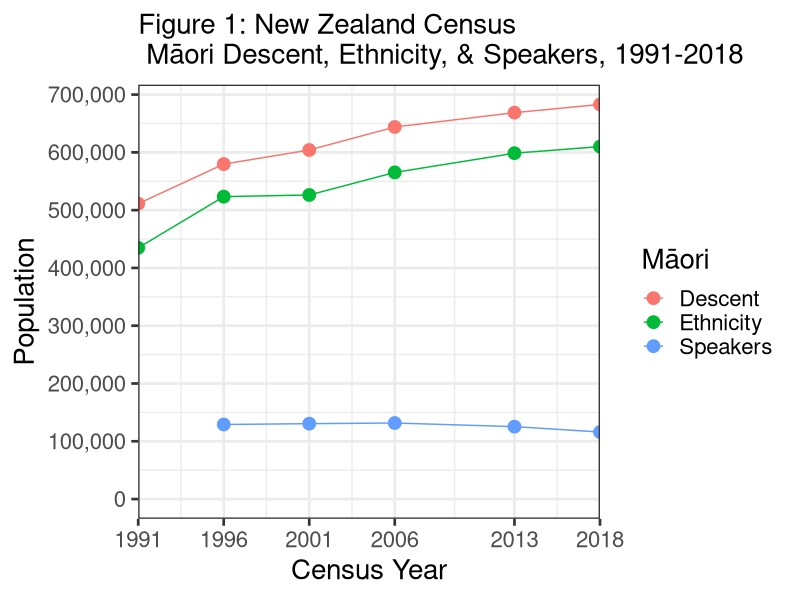
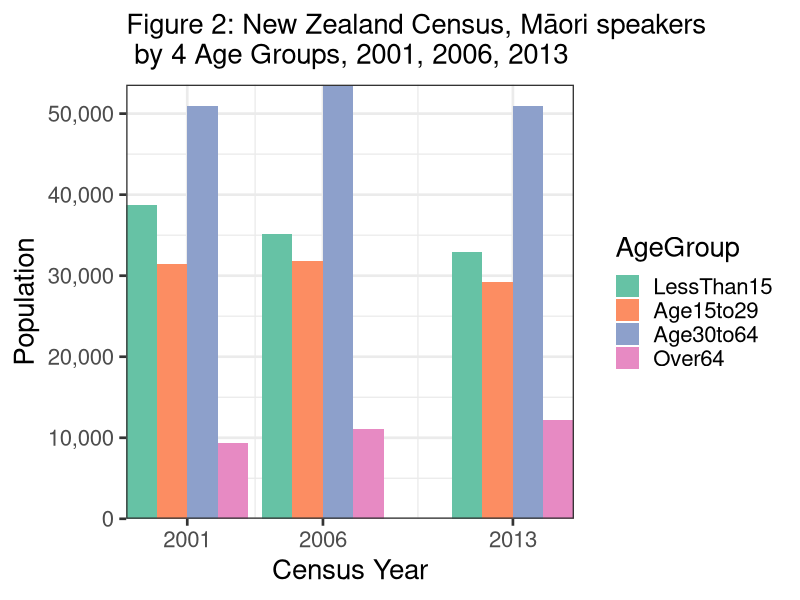
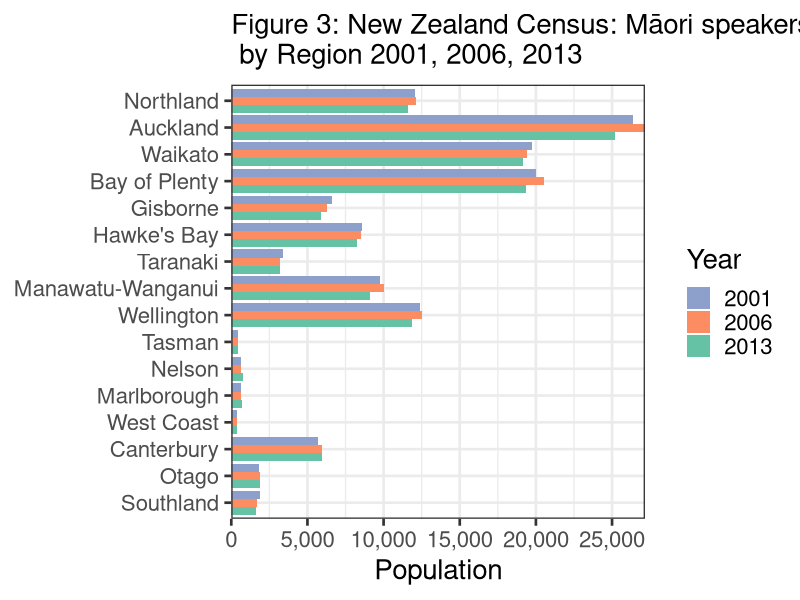
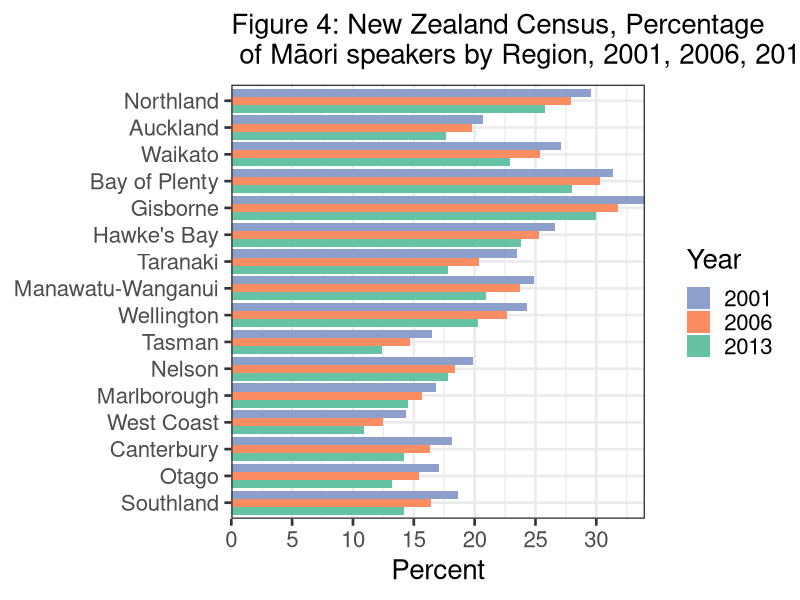
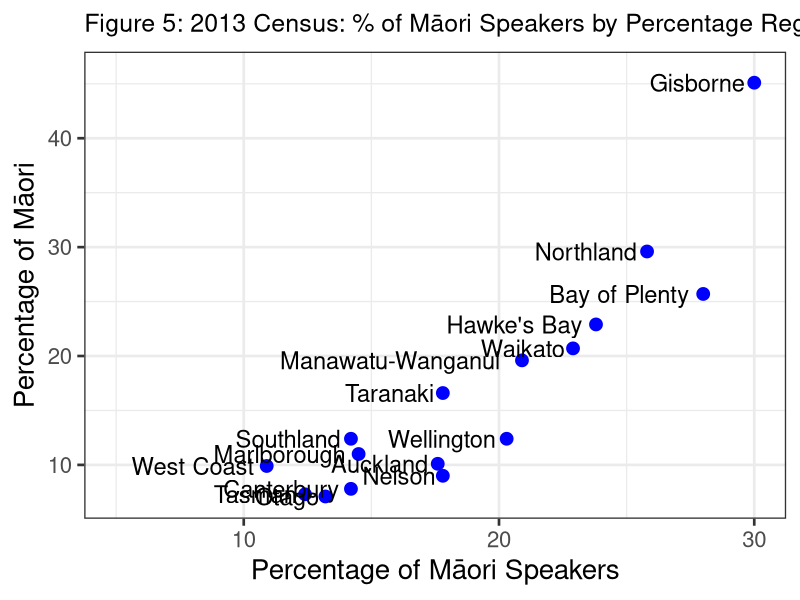
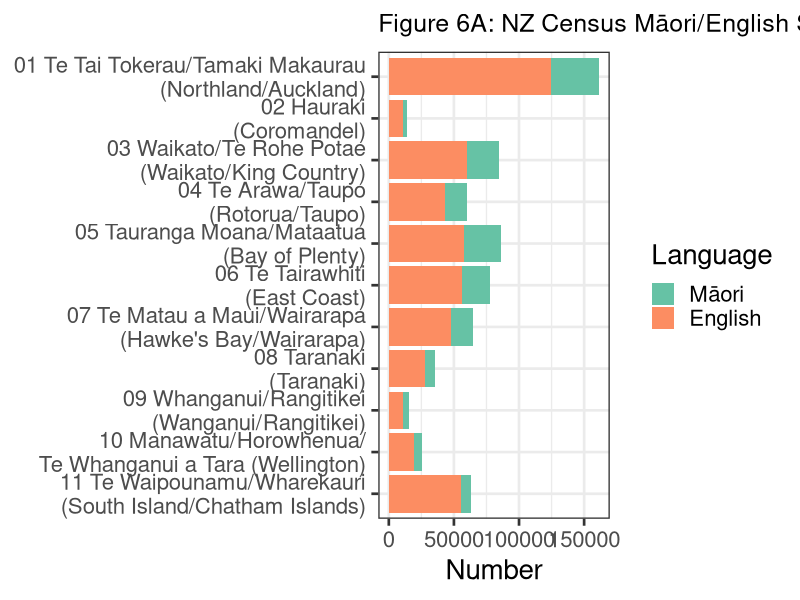
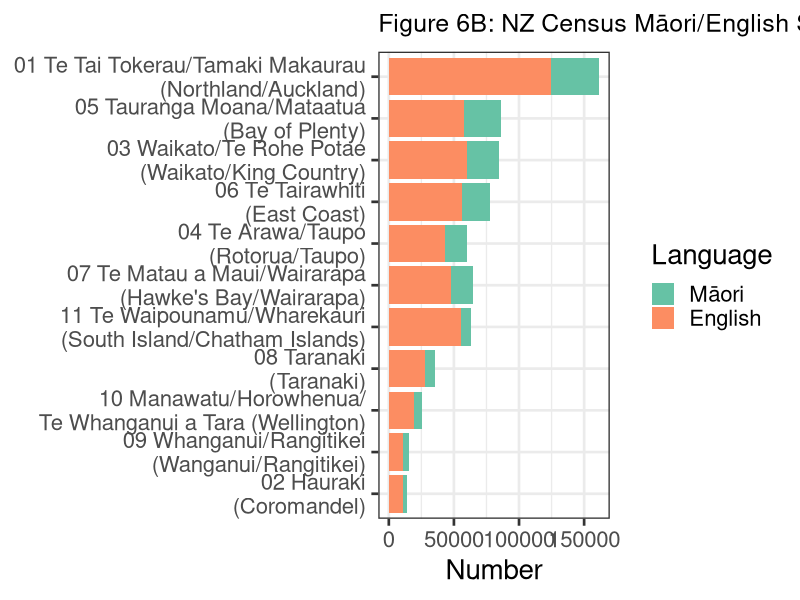
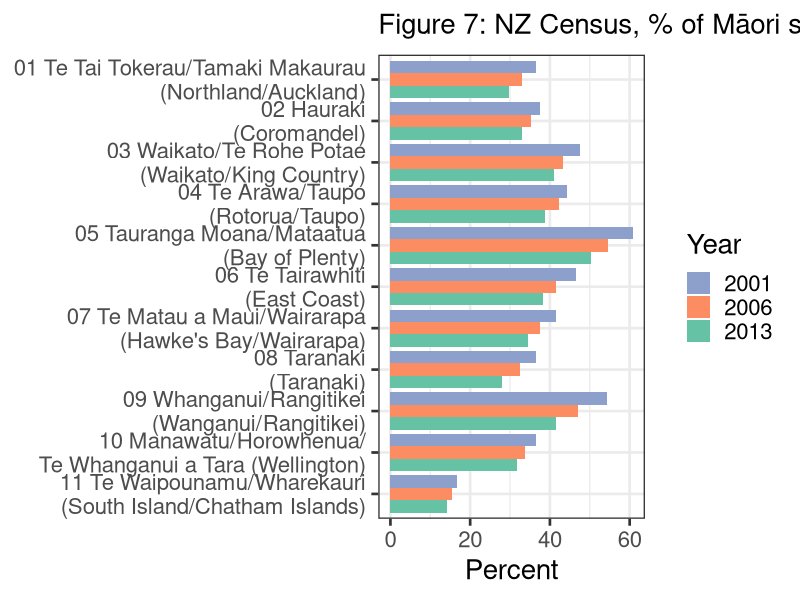

Write the R code that produced these figures, in order.
# start  R script #
# Maori Language stats from NZ Censuses, Peter J Keegan updated 10 June 2015
# all data created in the script, self contained but not best way to do things
#
library(ggplot2)
library(reshape2)
library(scales)
#
#
# Section 1 Overview
# Create vectors of NZ Census (Maori) Data, with addition of my 2018 guestimates
#
Year <- c(1991, 1996, 2001, 2006, 2013, 2018)
Ethnicity <- c(434847, 523371, 526281, 565329, 598605, 610000)
Descent <- c(511278, 579714, 604110, 643977, 668724, 683000)
Speakers <- c(NA, 129048, 130482, 131613, 125352, 116000) # no lang. qu pre 1996
#
# Combine to R dataframe
#
d001 <- data.frame(Year, Descent, Ethnicity, Speakers)
#
rm(Descent, Ethnicity, Speakers, Year)  # Get rid of redundant vectors
#
# Convert data from wide to long format and stack
#
d001a <- melt(d001, id.vars = "Year")
names(d001a) <- c("Year", "Māori", "Population")
#
#  plot 1 1st attempt
#
# ggplot(d001a, aes(x=Year, y=Population, colour=Māori, group=Māori)) +
# geom_line() + geom_point(size=4)
#
#  plot 1 Final
#
plot01a <- ggplot(d001a, aes(x=Year, y=Population, colour=Māori, group=Māori))
plot01b <- plot01a + ggtitle("Figure 1: New Zealand Census \n Māori Descent, Ethnicity, & Speakers, 1991-2018")
plot01c <- plot01b + geom_line() + geom_point(size = 4)
plot01d <- plot01c + scale_y_continuous(labels = comma,
  breaks = c(0, 100000, 200000, 300000, 400000, 500000, 600000, 700000))
plot01e <- plot01d + expand_limits(y = 0, x = 2018) + theme_bw(base_size = 20)
plot01f <- plot01e + scale_x_continuous(name = "Census Year",
  breaks = c(1991, 1996, 2001, 2006, 2013, 2018), expand = c(0, 0))
plot01f + theme (plot.title = element_text(size = 20))
#
rm(plot01a, plot01b, plot01c, plot01d, plot01e)
#
#
# Section 2 Maori Speakers by 4 age groups
#
# Create vectors of NZ Census Data, Maori speakers by age group by year
# (2001, 2006, 2013)
#
Year <- c(2001, 2006, 2013)
LessThan15 <- c(38673, 35151, 32961)
Age15to29 <- c(31479, 31860, 29232)
Age30to64 <- c(50967, 53574, 50910)
Over64 <- c(9363, 11031, 12249)
#
# Combine to dataframe
#
d002 <- data.frame(Year, LessThan15, Age15to29, Age30to64, Over64)
#
rm(Year, LessThan15, Age15to29, Age30to64, Over64)  # delete redundant vectors
#
# Convert data from wide to long format
#
d002a <- melt(d002, id.vars = "Year")
names(d002a) <- c("Year", "AgeGroup", "Population")
#
# plot 2, 1st attempt
#
# plot02a <- ggplot(d002a, aes(x=Year, y=Population, fill=AgeGroup)) +
# geom_bar(position="dodge", stat="identity")
# plot02a + theme_bw(base_size = 20) +
# ggtitle("Census: Maori language speakers by 4 Age Groups")
#
# change plot 2 colours
#
plot02a <- ggplot(d002a, aes(x = Year, y = Population, fill = AgeGroup)) +
  geom_bar(position = "dodge", stat = "identity")
plot02b <- plot02a + scale_fill_brewer(palette = "Set2") +
  theme_bw(base_size = 20)
plot02c <- plot02b +
  ggtitle("Figure 2: New Zealand Census, Māori speakers \n by 4 Age Groups, 2001, 2006, 2013")
plot02d <- plot02c + scale_y_continuous(labels = comma,
  breaks = c(0, 10000, 20000, 30000, 40000, 50000, 60000), expand = c(0, 0))
plot02e <- plot02d + scale_x_continuous(name = "Census Year",
  breaks = c(2001, 2006, 2013), expand = c(0, 0))
plot02e + theme (plot.title = element_text(size = 20))
#
rm(plot02a, plot02b, plot02c, plot02d)
#
#
# Section 3
#
# New Zealand Census, No. of Maori language speakers by Regions, 2001 to 2013
#
# Create vectors of Stats Regions
#
Rorder <- c(1, 2, 3, 4, 5, 6, 7, 8, 9, 10, 11, 12, 13, 14, 15, 16)
Region <- c("Northland", "Auckland", "Waikato", "Bay of Plenty", "Gisborne",
  "Hawke's Bay", "Taranaki", "Manawatu-Wanganui", "Wellington",
  "Tasman", "Nelson", "Marlborough", "West Coast", "Canterbury",
  "Otago", "Southland")
spr2001 <- c(12045, 26373, 19749, 19995, 6591, 8550, 3423, 9795, 12423, 459,
  639, 654, 366, 5712, 1800, 1872)
pop2001 <- c(40734, 127626, 72822, 63654, 19365, 32085, 14559, 39267, 51123,
  2778, 3219, 3894, 2547, 31635, 10545, 10038)
per2001 <- c(29.6, 20.7, 27.1, 31.4, 34, 26.6, 23.5, 24.9, 24.3, 16.5,
  19.9, 16.8, 14.4, 18.1, 17.1, 18.6)
spr2006 <- c(12141, 27162, 19422, 20508, 6276, 8493, 3216, 10047, 12552,
  450, 666, 669, 363, 5979, 1896, 1710)
pop2006 <- c(43530, 137133, 76572, 67662, 19761, 33555, 15798, 42285,
  55437, 3063, 3615, 4275, 2916, 36669, 12273, 10422)
per2006 <- c(27.89, 19.81, 25.36, 30.31, 31.76, 25.31, 20.36, 23.76,
  22.64, 14.69, 18.42, 15.65, 12.45, 16.31, 15.45, 16.41)
spr2013 <- c(11586, 25173, 19176, 19326, 5901, 8256, 3228, 9114, 11841,
  426, 741, 693, 345, 5958, 1902, 1647)
pop2013 <- c(44931, 142770, 83742, 68943, 19683, 34662, 18150, 43599,
  58338, 3441, 4167, 4776, 3171, 41910, 14385, 11607)
per2013 <- c(25.79, 17.63, 22.9, 28.03, 29.98, 23.82, 17.79, 20.9,
  20.3, 12.38, 17.78, 14.51, 10.88, 14.22, 13.22, 14.19)
#
d003 <- data.frame(Rorder, Region, spr2001, pop2001, per2001,
  spr2006, pop2006, per2006, spr2013, pop2013, per2013)
#
rm(Rorder, Region, spr2001, pop2001, per2001, spr2006, pop2006,
  per2006, spr2013, pop2013, per2013)
#
d003a <- d003[c(2, 9, 6, 3)]
#
d003b <- melt(d003a, id.vars = "Region")
names(d003b) <- c("Region", "Year", "Population")
#
# plot 3 1st basic, then improve
#
# plot03a <- ggplot(d003b, aes(x=Region, y=Population, fill=Year)) +
# geom_bar(position="dodge", stat="identity")
# plot03a + ggtitle("Census: Maori language speakers by Region") +
# theme_bw(base_size = 20)
#
# plot 3 change plot colours
#
# plot03ba <- ggplot(d003b, aes(x=Region, y=Population, fill=Year))
# plot03bb <- plot03ba + geom_bar(position="dodge", stat="identity") +
# coord_flip()
# plot03bc <- plot03bb + scale_fill_brewer(palette="Set2")  +
# theme_bw(base_size = 19)
# plot03bc + ggtitle("Census: Maori language speakers by Region")
#
# plot 3 final plot, get order of regions right
#
plot03c <- ggplot(d003b, aes(x = Region, y = Population, fill = Year)) +
  geom_bar(position = "dodge", stat = "identity")
plot03d <- plot03c + coord_flip() + theme_bw(base_size = 20) +
  theme (plot.title = element_text(size=20))
plot03e <- plot03d + scale_fill_brewer(palette = "Set2",
  labels =c("2013", "2006", "2001"))
plot03f <- plot03e +
  ggtitle("Figure 3: New Zealand Census: Māori speakers \n by Region 2001, 2006, 2013")
plot03g <- plot03f + scale_x_discrete(limits=c("Southland", "Otago",
  "Canterbury", "West Coast", "Marlborough", "Nelson", "Tasman", "Wellington",
  "Manawatu-Wanganui", "Taranaki", "Hawke's Bay", "Gisborne",
  "Bay of Plenty", "Waikato", "Auckland", "Northland"))
plot03f <- plot03g + scale_y_continuous(labels = comma,
  breaks = c(0, 5000, 10000, 15000, 20000, 25000, 30000), expand = c(0, 0))
plot03f + guides(fill = guide_legend(reverse=TRUE)) +
  theme(axis.title.y = element_blank())
#
rm(plot03c, plot03d, plot03e, plot03f, plot03g)
#
#
# Section 4 #
#
# New Zealand Census % of Maori language speakers by Regions, 2001 to 2013
#
d004a <- d003[c(2, 11, 8, 5)]
#
d004b <- melt(d004a, id.vars = "Region")
names(d004b) <- c("Region", "Year", "Percent")
#
# plot 4,  1st basic then improve
#
# plot4a <- ggplot(d004b, aes(x=Region, y=Percent, fill=Year)) +
# geom_bar(position="dodge", stat="identity")
# plot4a + theme_bw(base_size = 16) +
# ggtitle("Census: % of Maori language speakers by Region") + coord_flip()
#
# plot 4 change plot colours
#
# plot04b <- ggplot(d004b, aes(x=Region, y=Percent, fill=Year)) +
# geom_bar(position="dodge", stat="identity")
# plot04bb <- cplot04b + scale_fill_brewer(palette="Set2") +
# theme_bw(base_size = 16) + coord_flip()
# plot04bb + ggtitle("Census: % Maori language speakers by Region")
#
# plot 4  add region labels
#
# plot04c <- ggplot(d004b, aes(x=Region, y=Percent, fill=Year)) +
# geom_bar(position="dodge", stat="identity")
# plot04d <- plot04c + scale_fill_brewer(palette="Set2")  +
# theme_bw(base_size = 16)
# plot04e <- plot04d + ggtitle("Fig. 4: Census: % of Maori speakers by Region")
# plot04e + scale_x_discrete(limits=c("Southland", "Otago", "Canterbury",
# "West Coast", "Marlborough", "Nelson", "Tasman", "Wellington",
# "Manawatu-Wanganui", "Taranaki", "Hawke's Bay", "Gisborne",
# "Bay of Plenty", "Waikato", "Auckland", "Northland")) +
# theme(axis.title.y = element_blank())
#
# plot 4  Final, get legend labels correct and in order
#
plot04h <- ggplot(d004b, aes(x = Region, y = Percent, fill = Year)) +
  geom_bar(position = "dodge", stat = "identity")
plot04i <- plot04h + scale_fill_brewer(palette = "Set2",
  labels =c("2013", "2006", "2001")) + coord_flip()
plot04j <- plot04i + theme_bw(base_size = 20)
plot04k <- plot04j +
  ggtitle("Figure 4: New Zealand Census, Percentage \n of Māori speakers by Region, 2001, 2006, 2013")
plot04l <- plot04k + scale_x_discrete(limits = c("Southland", "Otago",
  "Canterbury", "West Coast", "Marlborough", "Nelson","Tasman", "Wellington",
  "Manawatu-Wanganui", "Taranaki", "Hawke's Bay", "Gisborne", "Bay of Plenty",
  "Waikato", "Auckland", "Northland"))
plot04m <- plot04l + theme(axis.title.y = element_blank())
plot04n <- plot04m + scale_y_continuous(breaks = c(0, 5, 10, 15, 20, 25, 30,
  35), expand = c(0, 0))
plot04o <- plot04n + guides(fill = guide_legend(reverse = TRUE))
plot04o + theme (plot.title = element_text(size = 20))
#
rm(plot04h, plot04i, plot04j, plot04k, plot04l, plot04m, plot04n)
#
# Section 5 #
#
# NZ Census Data % of Maori speakers by Regions vs. % of total Regional pop.2013
#
# Create vectors of NZ Census Data for 2013
#
Region <- c("Northland", "Auckland", "Waikato", "Bay of Plenty", "Gisborne",
  "Hawke's Bay", "Taranaki", "Manawatu-Wanganui", "Wellington", "Tasman",
  "Nelson", "Marlborough", "West Coast", "Canterbury", "Otago",
  "Southland")
PerSpkr13 <- c(25.8, 17.6, 22.9, 28.0, 30.0, 23.8, 17.8, 20.9, 20.3,
  12.4, 17.8, 14.5, 10.9, 14.2, 13.2, 14.2)
PerPop13 <- c(29.6, 10.1, 20.7, 25.7, 45.1, 22.9, 16.6, 19.6, 12.4,
  7.3, 9.0, 11.0, 9.9, 7.8, 7.1, 12.4)
#
# Combine to dataframe
#
d005 <- data.frame(Region, PerSpkr13, PerPop13)
#
rm(Region, PerSpkr13, PerPop13)
#
#
#
# plot 5, basic then improve
#
# plot05 <- ggplot(d005, aes(x=PerSpkr13, y=PerPop13, fill=Region)) +
# geom_point() + theme_bw(base_size = 16)
# plot05 + ggtitle("2013 Census: % Speakers by % of Region Pop.")
#
#  plot 5 - add labels, hide key
#
# plot5a <- ggplot(d005, aes(x=PerSpkr13, y=PerPop13, fill=Region)) +
# geom_point() + theme_bw(base_size = 16)
# plot5b <- plot5a + geom_text(aes(label=Region), hjust=1.1, vjust=.5, size=6) +
# xlim(5,40)+ ylim(5,50)
# plot5b + guides(fill=FALSE) +
# ggtitle("2013 Census: Maori % Speakers by % of Region Pop.")
#
#  Plot 5, final R plot
#
plot05c <- ggplot(d005, aes(x = PerSpkr13, y = PerPop13, fill = Region)) +
  geom_point(colour = "blue", size = 4)
plot05d <- plot05c + theme_bw(base_size = 20) + guides(fill=FALSE)
plot05e <- plot05d +
  ggtitle("Figure 5: 2013 Census: % of Māori Speakers by Percentage Region Pop.")
plot05f <- plot05e + theme (plot.title = element_text(size = 18))
plot05g <- plot05f + geom_text(aes(label = Region), hjust = 1.1,
  vjust = .5, size = 6) + xlim(5, 30) + ylim(7, 46)
plot05g + xlab("Percentage of Māori Speakers") + ylab("Percentage of Māori")
#
rm(plot05c, plot05d, plot05e, plot05f)
#
# clean up plot 5 with Pixelmator (separate overlapping region labels) upload
#
# Section 6
#
# Create vectors of NZ Iwi-Region speakers of Maori for 2001, 2006, 2013
#
IwiRegion <- c("01 Te Tai Tokerau/Tamaki Makaurau\n (Northland/Auckland)",
  "02 Hauraki\n (Coromandel)",
  "03 Waikato/Te Rohe Potae\n (Waikato/King Country)",
  "04 Te Arawa/Taupo\n (Rotorua/Taupo)",
  "05 Tauranga Moana/Mataatua\n (Bay of Plenty)",
  "06 Te Tairawhiti\n (East Coast)",
  "07 Te Matau a Maui/Wairarapa\n (Hawke's Bay/Wairarapa)",
  "08 Taranaki\n (Taranaki)",
  "09 Whanganui/Rangitikei\n (Wanganui/Rangitikei)",
  "10 Manawatu/Horowhenua/\n Te Whanganui a Tara (Wellington)",
  "11 Te Waipounamu/Wharekauri\n (South Island/Chatham Islands)")
#
C2001M <- c(36012, 2508, 21954, 15708, 26454, 21429, 15696, 7149, 3990, 4569,
  6468)
C2001E <- c(98220, 6663, 46077, 35322, 43473, 45948, 37812, 19497, 7356,
  12525, 38856)
C2001T <- c(134232, 9171, 68031, 51030, 69927, 67377, 53508, 26646,
  11346, 17094, 45324)
C2001Per <- c(36.6, 37.6, 47.6, 44.4, 60.8, 46.6, 41.5, 36.6, 54.2, 36.4, 16.6)
C2006M <- c(39285, 3363, 22848, 16599, 28935, 23226, 17229, 7869, 4449,
  5295, 7710)
C2006E <- c(118527, 9504, 52665, 39063, 52947, 55809, 45966, 24234,
  9450, 15693, 49881)
C2006T <- c(157812, 12867, 75513, 55662, 81882, 79035, 63195, 32103,
  13899, 20988, 57591)
C2006Per <- c(33.1, 35.3, 43.3, 42.4, 54.6, 41.6, 37.4, 32.4, 47, 33.7, 15.4)
C2013M <- c(37140, 3492, 24666, 16743, 28890, 21588, 16680, 7842,
  4569, 6141, 7944)
C2013E <- c(124503, 10539, 60237, 43062, 57459, 56412, 48132, 27963,
  11001, 19287, 55284)
C2013T <- c(161643, 14031, 84903, 59805, 86349, 78000, 64812, 35805,
  15570, 25428, 63228)
C2013Per <- c(29.8, 33.1, 40.9, 38.8, 50.2, 38.2, 34.6, 28,
  41.5, 31.8, 14.3)
#
# Combine to dataframe
#
d006 <- data.frame(IwiRegion, C2001M, C2001E, C2001T, C2001Per, C2006M,
  C2006E, C2006T, C2006Per, C2013M, C2013E, C2013T, C2013Per)
rm(IwiRegion, C2001M, C2001E, C2001T, C2001Per, C2006M, C2006E, C2006T,
  C2006Per, C2013M, C2013E, C2013T, C2013Per)
#
d006a <- d006[c(1, 13, 9, 5)]
#
d006b <- melt(d006a, id.vars = "IwiRegion")
names(d006b) <- c("IwiRegion", "Year", "Percent")
#
d006c <- d006[c(1, 10, 11)]
d006d <- melt(d006c, id.vars = "IwiRegion")
names(d006d) <- c("IwiRegion", "Language", "Number")
#
# Plot 6
#
#
# plot06a <- ggplot(d006d, aes(x=IwiRegion, y=Number, fill=Language)) +
# geom_bar(stat="identity")
# plot06a+ theme_bw(base_size = 18) +
# ggtitle("Maori/English Speakers by Iwi Region") + coord_flip()
#
#
plot06b <- ggplot(d006d, aes(x = IwiRegion, y = Number, fill = Language)) +
  geom_bar(stat = "identity")
plot06c <- plot06b +
  ggtitle("Figure 6A: NZ Census Māori/English Speakers by Iwi Region 2013")
plot06d <- plot06c + theme_bw(base_size = 20)  + coord_flip()
plot06e <- plot06d + theme (plot.title = element_text(size = 18))
plot06f <- plot06e + scale_fill_brewer(palette = "Set2",
  labels = c("Māori", "English"))
plot06f +
scale_x_discrete(limits = c("11 Te Waipounamu/Wharekauri\n (South Island/Chatham Islands)",
  "10 Manawatu/Horowhenua/\n Te Whanganui a Tara (Wellington)",
  "09 Whanganui/Rangitikei\n (Wanganui/Rangitikei)",
  "08 Taranaki\n (Taranaki)",
  "07 Te Matau a Maui/Wairarapa\n (Hawke's Bay/Wairarapa)",
  "06 Te Tairawhiti\n (East Coast)",
  "05 Tauranga Moana/Mataatua\n (Bay of Plenty)",
  "04 Te Arawa/Taupo\n (Rotorua/Taupo)",
  "03 Waikato/Te Rohe Potae\n (Waikato/King Country)",
  "02 Hauraki\n (Coromandel)",
  "01 Te Tai Tokerau/Tamaki Makaurau\n (Northland/Auckland)")) +
  theme(axis.title.y = element_blank())
#
rm(plot06b, plot06c, plot06d, plot06e)
#
# plot 6 reordered
#
plot06p <- ggplot(d006d, aes(x = IwiRegion, y = Number, fill = Language)) +
  geom_bar(stat = "identity")
plot06q <- plot06p +
  ggtitle("Figure 6B: NZ Census Māori/English Speakers by Iwi Region 2013")
plot06r <- plot06q + theme_bw(base_size = 20)  + coord_flip() +
  theme(axis.title.y = element_blank())
plot06s <- plot06r + theme (plot.title = element_text(size = 18))
plot06t <- plot06s +
  scale_fill_brewer(palette = "Set2", labels =c("Māori", "English"))
plot06t + scale_x_discrete(limits =c("02 Hauraki\n (Coromandel)",
  "09 Whanganui/Rangitikei\n (Wanganui/Rangitikei)",
  "10 Manawatu/Horowhenua/\n Te Whanganui a Tara (Wellington)",
  "08 Taranaki\n (Taranaki)",
  "11 Te Waipounamu/Wharekauri\n (South Island/Chatham Islands)",
  "07 Te Matau a Maui/Wairarapa\n (Hawke's Bay/Wairarapa)",
  "04 Te Arawa/Taupo\n (Rotorua/Taupo)",
  "06 Te Tairawhiti\n (East Coast)",
  "03 Waikato/Te Rohe Potae\n (Waikato/King Country)",
  "05 Tauranga Moana/Mataatua\n (Bay of Plenty)",
  "01 Te Tai Tokerau/Tamaki Makaurau\n (Northland/Auckland)"))
#
rm(plot06p, plot06q, plot06r, plot06s)
#
# Section 7
# plot 7
#
# plot07 <- ggplot(d006b, aes(x=IwiRegion, y=Percent, fill=Year)) +
# geom_bar(position="dodge", stat="identity")
# plot07 + theme_bw(base_size = 16) +
# ggtitle("Census: Percentage of Maori language speakers by Iwi Region") +
# coord_flip()
#
plot07a <- ggplot(d006b, aes(x = IwiRegion, y = Percent, fill = Year)) +
  geom_bar(position = "dodge", stat = "identity")
plot07b <- plot07a + coord_flip()  + theme_bw(base_size = 20)
plot07c <- plot07b +
  scale_fill_brewer(palette = "Set2", labels = c("2013", "2006", "2001"))
plot07d <- plot07c +
  ggtitle("Figure 7: NZ Census, % of Māori speakers by Iwi Region 2001-2013")
plot07e <- plot07d + theme (plot.title = element_text(size = 20))
plot07f <- plot07e +
  scale_x_discrete(limits = c("11 Te Waipounamu/Wharekauri\n (South Island/Chatham Islands)",
  "10 Manawatu/Horowhenua/\n Te Whanganui a Tara (Wellington)",
  "09 Whanganui/Rangitikei\n (Wanganui/Rangitikei)",
  "08 Taranaki\n (Taranaki)",
  "07 Te Matau a Maui/Wairarapa\n (Hawke's Bay/Wairarapa)",
  "06 Te Tairawhiti\n (East Coast)",
  "05 Tauranga Moana/Mataatua\n (Bay of Plenty)",
  "04 Te Arawa/Taupo\n (Rotorua/Taupo)",
  "03 Waikato/Te Rohe Potae\n (Waikato/King Country)",
  "02 Hauraki\n (Coromandel)",
  "01 Te Tai Tokerau/Tamaki Makaurau\n (Northland/Auckland)"))
plot07f + guides(fill = guide_legend(reverse = TRUE)) +
  theme(axis.title.y = element_blank())
#
rm(plot07a, plot07b, plot07c, plot07d, plot07e)
#
# Section 8, iwi 10k+, 2013
#
Iwi <-c("Ngapuhi", "Ngati Porou", "Ngai Tahu / Kai Tahu", "Waikato",
  "Ngati Tuwharetoa", "Ngati Maniapoto", "Tuhoe",
  "Ngati Kahungunu ki Te Wairoa", "Te Arawa",
  "Ngati Kahungunu, region unspecified", "Te Rarawa", "Ngati Awa",
  "Te Atiawa (Taranaki)", "Ngati Raukawa (ki te Tonga)",
  "Ngati Whatua", "Te Whanau-a-Apanui","Ngaiterangi",
  "Whakatohea", "Tainui", "Te Ati Hau Nui-a-Paparangi",
  "Ngati Kahungunu ki Heretaunga", "Ngati Raukawa (Waikato)")
M2001 <-c(26646, 19431, 5148, 12636, 8958, 8031, 12363, 4332, 5241, 7278,
  4107, 4746, 2070, 3084, 3447, 4353, 3609, 3474, 3786, 3342, 2460, 1497)
E2001 <-c(76005, 41907, 33639, 23118, 20184, 19041, 16923, 10236, 11325,
  17481, 7347, 8247, 7953, 7860, 8580, 5562, 5853, 6438, 8940, 5433,
  4428, 3609)
T2001 <-c(102651, 61338, 38787, 35754, 29142, 27072, 29286, 14568, 16566,
  24759, 11454, 12993, 10023, 10944, 12027, 9915, 9462, 9912, 12726, 8775,
  6888, 5106)
Per2001 <-c(26.0, 31.7, 13.3, 35.3, 30.7, 29.7, 42.2, 29.7, 31.6, 29.4,
  35.9, 36.5, 20.7, 28.2, 28.7, 43.9, 38.1, 35.0, 29.8, 38.1, 35.7, 29.3)
M2006 <-c(29733, 21153, 5973, 11412, 10428, 9375, 13344, 5535, 7458, 4977,
  4959, 5133, 2391, 3444, 4194, 4821, 4209, 4014, 4128, 3684, 3084, 2244)
E2006 <-c(92805, 51084, 43110, 22203, 24300, 24291, 19500, 15432, 15978,
  13920, 9960, 10164, 10383, 9786, 10581, 6993, 7986, 8106, 10221, 6807,
  6447, 5862)
T2006 <-c(122538, 72237, 49083, 33615, 34728, 33666, 32844, 20967, 23436,
  18897, 14919, 15297, 12774, 13230, 14775, 11814, 12195, 12120, 14349,
  10491, 9531, 8106)
Per2006 <-c(24.3, 29.3, 12.2, 33.9, 30.0, 27.8, 40.6, 26.4, 31.8, 26.3,
  33.2, 33.6, 18.7, 26.0, 28.4, 40.8, 34.5, 33.1, 28.8, 35.1, 32.4, 27.7)
M2013 <-c(28053, 19425, 6270, 12879, 10011, 9429, 13413, 5460, 5670,
  4422, 5064, 5262, 2679, 3678, 3732, 5058, 4347, 3819, 2544, 3738, 3300, 2763)
E2013 <-c(97302, 51447, 48132, 27252, 25776, 25902, 21522, 15492, 14046,
  14049, 11349, 10884, 12477, 11343, 10995, 7797, 8496, 8334, 9264, 7947,
  7656, 7254)
T2013 <-c(125355, 70872, 54402, 40131, 35787, 35331, 34935, 20952, 19716,
  18471, 16413, 16146, 15156, 15021, 14727, 12855, 12843, 12153, 11808,
  11685, 10956, 10017)
Per2013 <-c(22.4, 27.4, 11.5, 32.1, 28.0, 26.7, 38.4, 26.1, 28.8, 23.9,
  30.9, 32.6, 17.7, 24.5, 25.3, 39.3, 33.8, 31.4, 21.5, 32.0, 30.1, 27.6)
#
d008 <- data.frame(Iwi, M2001, E2001, T2001, Per2001, M2006, E2006, T2006,
Per2006, M2013, E2013, T2013, Per2013)
#
rm(Iwi, M2001, E2001, T2001, Per2001, M2006, E2006, T2006, Per2006, M2013,
  E2013, T2013, Per2013)
#
d008a <- d008[c(1, 13, 9, 5)]
#
d008b <- melt(d008a, id.vars = "Iwi")
names(d008b) <- c("Iwi", "Year", "Percent")
#
d008c <- d008[c(1, 10, 11)]
d008d <- melt(d008c, id.vars = "Iwi")
names(d008d) <- c("Iwi", "Language", "Number")
#
# plot08a <- ggplot(d008d, aes(x=Iwi, y=Number, fill=Language)) +
# geom_bar(stat="identity")
# plot08a+ theme_bw(base_size = 18) +
# ggtitle("Maori/English Speakers by Major Iwi") + coord_flip()
#
#
plot08b <- ggplot(d008d, aes(x = Iwi, y = Number, fill = Language)) +
  geom_bar(stat = "identity")
plot08c <- plot08b +
  ggtitle("Figure 8: NZ Census Māori/English Speakers by Major Iwi 2013")
plot08d <- plot08c + theme_bw(base_size = 20)  + coord_flip()
plot08e <- plot08d + theme (plot.title = element_text(size=20))
plot08f <- plot08e+ theme(axis.title.y = element_blank())
plot08g <- plot08f + scale_fill_brewer(palette = "Set2",
  labels = c("Māori", "English"))
plot08g + scale_x_discrete(limits = c("Ngati Raukawa (Waikato)",
  "Ngati Kahungunu ki Heretaunga",
  "Te Ati Hau Nui-a-Paparangi","Tainui","Whakatohea",
  "Ngaiterangi","Te Whanau-a-Apanui", "Ngati Whatua",
  "Ngati Raukawa (ki te Tonga)",
  "Te Atiawa (Taranaki)","Ngati Awa", "Te Rarawa",
  "Ngati Kahungunu, region unspecified","Te Arawa",
  "Ngati Kahungunu ki Te Wairoa", "Tuhoe",
  "Ngati Maniapoto", "Ngati Tuwharetoa", "Waikato",
  "Ngai Tahu / Kai Tahu", "Ngati Porou", "Ngapuhi"))
#
rm(plot08b, plot08c, plot08d, plot08e, plot08f)
#
#
plot08m <- ggplot(d008b, aes(x = Iwi, y = Percent, fill = Year)) +
  geom_bar(position = "dodge", stat = "identity")
plot08n <- plot08m + coord_flip()  + theme_bw(base_size = 20)
plot08o <- plot08n + scale_fill_brewer(palette = "Set2",
  labels = c("2013", "2006", "2001"))
plot08p <- plot08o +
  ggtitle("Figure 9: NZ Census, % of Māori speakers by Major Iwi 2001-2013")
plot08q <- plot08p + theme (plot.title = element_text(size=20))
plot08r <- plot08q + scale_x_discrete(limits = c("Ngati Raukawa (Waikato)",
  "Ngati Kahungunu ki Heretaunga", "Te Ati Hau Nui-a-Paparangi",
  "Tainui", "Whakatohea", "Ngaiterangi", "Te Whanau-a-Apanui",
  "Ngati Whatua", "Ngati Raukawa (ki te Tonga)", "Te Atiawa (Taranaki)",
  "Ngati Awa", "Te Rarawa", "Ngati Kahungunu, region unspecified",
  "Te Arawa", "Ngati Kahungunu ki Te Wairoa", "Tuhoe", "Ngati Maniapoto",
  "Ngati Tuwharetoa", "Waikato","Ngai Tahu / Kai Tahu", "Ngati Porou",
  "Ngapuhi"))
plot08r + guides(fill = guide_legend(reverse = TRUE)) +
  theme(axis.title.y = element_blank())
#
rm(plot08m, plot08n, plot08o, plot08p, plot08q)
#
#
## end of R script ##
